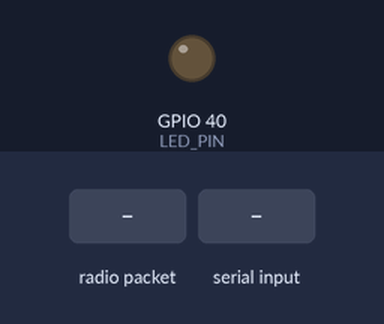
The sketch below on a simulated ESP32. Parts: output pins drawn as LEDs (lit = HIGH). The test bench sets the inputs (shaded band). What the sketch prints to the serial monitor is not drawn.

Above: at 1.2 s.
1.3 s: radio packet "1" arrives
At 3.3 s:
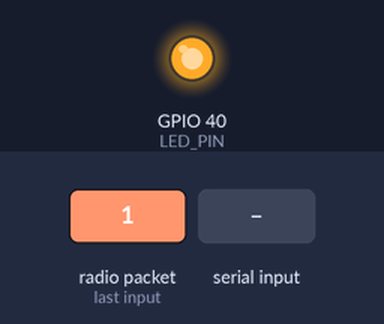
4.3 s: "1" received over the second serial link
Timing chart, 0 to 7.3 s (numbered marks = the images above; inputs shaded):
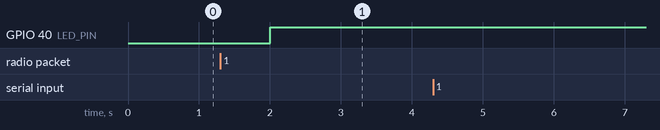

The sketch:

board_B_3.ino
```cpp
#include <esp_now.h>
#include <WiFi.h>

#define LED_PIN 40 // LED 핀 번호

// 일정한 간격으로 메시지를 전송하기 위한 타이머 값
unsigned long t = 0;

// 송신할 데이터 (bool 값)
bool sendData1 = false; // ESP NOW를 통해 송수신되는 신호
bool sendData2 = false; // Serial을 통해 송수신되는 신호

// 상대방의 MAC 주소
byte peerMAC[] = {0xB8, 0xD6, 0x1A, 0xA7, 0x2F, 0xD0};
esp_now_peer_info_t dest;

// 송수신 성공 여부를 추적하는 변수
bool sendSuccess = false;
bool receiveSuccess = false;

void setup() {
  Serial.begin(115200);
  Serial2.begin(9600, SERIAL_8N1, 16, 17); // Serial2 포트 (TX=17, RX=16)
  pinMode(LED_PIN, OUTPUT);

  // Wi-Fi 모드를 스테이션 모드로 설정
  WiFi.mode(WIFI_STA);

  // ESP-NOW 기능을 활성화
  if (esp_now_init() != ESP_OK) {
    Serial.println("ESPNOW 초기화 실패!");
    return;
  }

  // 상대방 보드 주소 설정
  memcpy(dest.peer_addr, peerMAC, sizeof(peerMAC));
  dest.channel = 1; // 현재 Wi-Fi 채널 사용, 두 장치가 동일 채널을 사용해야 합니다
  dest.encrypt = false;

  // 상대방 보드를 피어로 등록
  if (esp_now_add_peer(&dest) != ESP_OK) {
    Serial.println("피어 등록 실패!");
    return;
  }

  // 송신 완료 콜백 함수 등록
  esp_now_register_send_cb(OnDataSent);

  // 수신 콜백 함수 등록
  esp_now_register_recv_cb(OnDataRecv);
}

void loop() {
  // 2초마다 데이터를 송신
  if (millis() - t > 2000) {
    t = millis();
    sendSuccess = false; // 송신 성공 여부 초기화
    esp_now_send(dest.peer_addr, (uint8_t *)&sendData1, sizeof(sendData1));
    Serial.println("송신 데이터: " + String(sendData1 ? "true" : "false"));
  }

  if (Serial2.available()) {
    char receivedChar = Serial2.read();
    bool receivedData = (receivedChar == '1');
    sendData1 = receivedData;
  }

  // 송수신이 모두 성공하면 LED 켜기
  if (sendSuccess && receiveSuccess) {
    digitalWrite(LED_PIN, HIGH);
  } else {
    digitalWrite(LED_PIN, LOW);
  }
}

// 송신 콜백 함수
void OnDataSent(const uint8_t *mac_addr, esp_now_send_status_t status) {
  if (status == ESP_NOW_SEND_SUCCESS) {
    Serial.println("성공적으로 송신했음!");
    sendSuccess = true; // 송신 성공
  } else {
    Serial.println("송신 실패!");
    sendSuccess = false; // 송신 실패
  }
}

// 수신 콜백 함수
void OnDataRecv(const uint8_t *mac, const uint8_t *data, int len) {
  if (len == sizeof(bool)) {
    bool receivedData = *(bool *)data;
    Serial.print("수신된 데이터: ");
    Serial.println(receivedData ? "true" : "false");
    receiveSuccess = true; // 수신 성공

    Serial2.write(sendData2 ? '1' : '0'); // 수정된 포트 사용
  }
  else {
    Serial.println("수신 데이터 길이 오류!");
    receiveSuccess = false; // 수신 실패
  }
}
```

Measured:
- after the input at 1.3 s, GPIO 40 (LED_PIN): LOW → HIGH after 0.71 s
